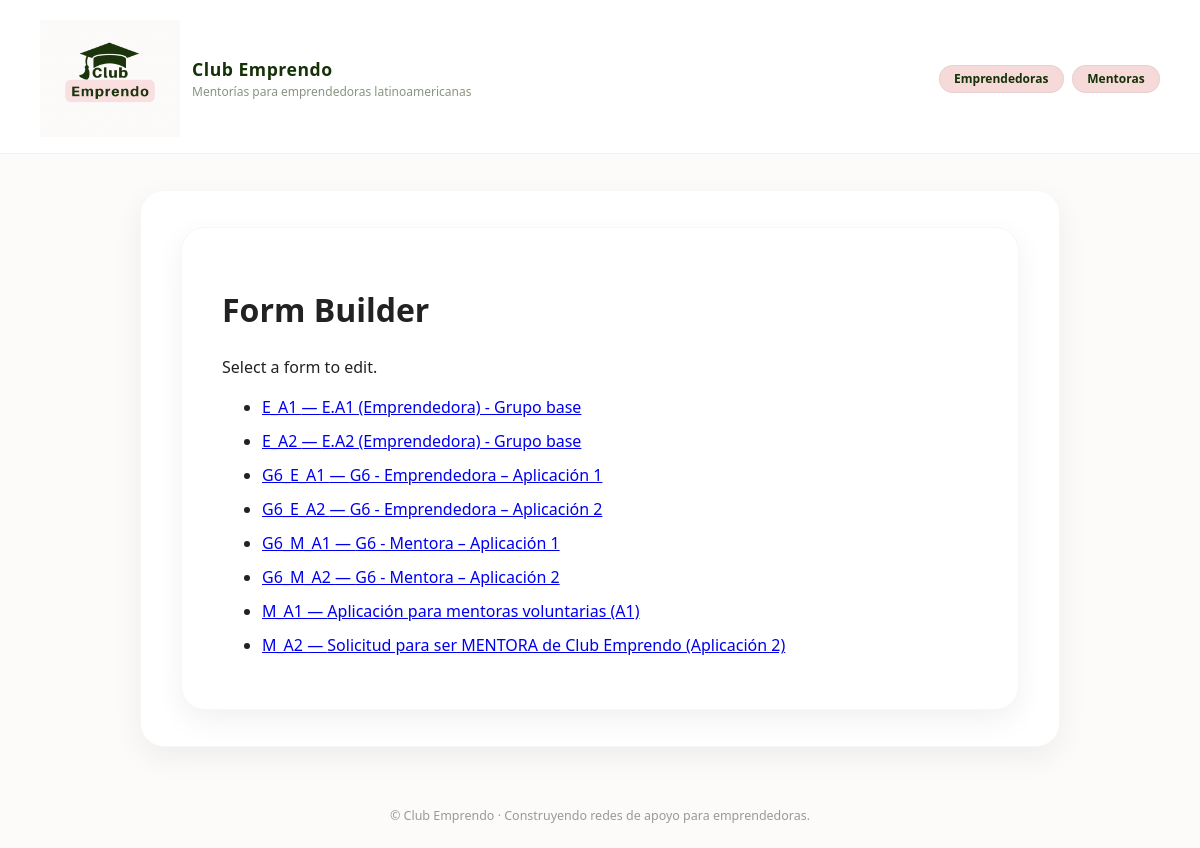
The app's page /builder/ (signed in), older data.
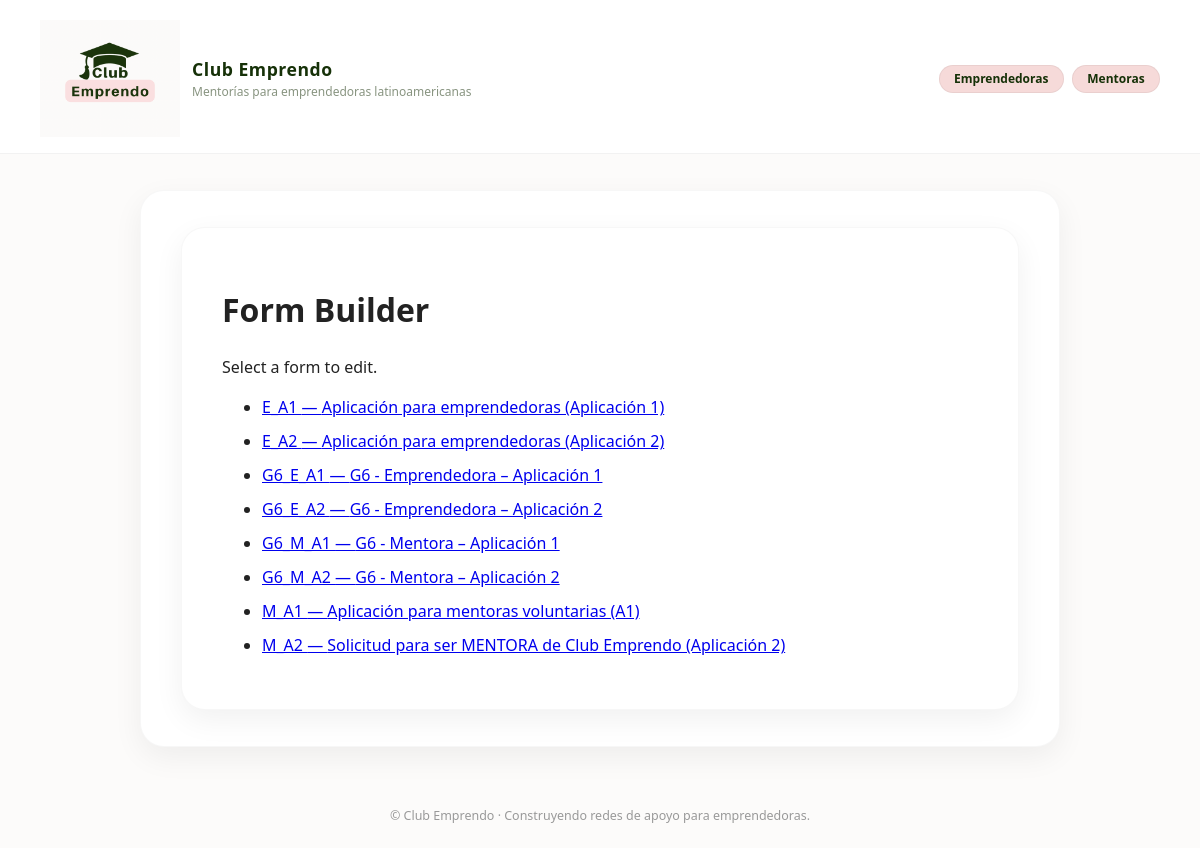
The same page, newer data.
### applications/models.py (models this page shows, shortened)
class FormDefinition(models.Model):
    slug = models.SlugField(unique=True)  # e.g. "E_A1" or "G6_E_A1"
    name = models.CharField(max_length=200)
    description = models.TextField(blank=True)
    is_master = models.BooleanField(default=False)
    group = models.ForeignKey(
        "applications.FormGroup",
        null=True,
        blank=True,
        on_delete=models.SET_NULL,
        related_name="forms",
    )
    is_public = models.BooleanField(
        default=True,
        help_text=(
            "Public forms are linked directly from the website (A1). "
            "A2 forms are private and used via invite link."
        ),
    )

### builder/views.py (the view)
# urls.py: path("", views.builder_home, name="home"),
@staff_member_required
def builder_home(request):
    forms = FormDefinition.objects.all().order_by("slug")
    return render(request, "builder/home.html", {"forms": forms})

### builder/templates/builder/home.html
{% extends "applications/base.html" %}
{% block content %}
  <div class="ce-card">
    <h1 class="ce-heading">Form Builder</h1>
    <p class="ce-muted">Select a form to edit.</p>
    <ul style="margin-top: 16px;">
      {% for f in forms %}
        <li style="margin: 10px 0;">
          <a href="{% url 'builder:form_editor' f.id %}">
            {{ f.slug }} — {{ f.name }}
          </a>
        </li>
      {% empty %}
        <li class="ce-muted">No FormDefinitions found yet.</li>
      {% endfor %}
    </ul>
  </div>
{% endblock %}

Row changes from the older to the newer data that the page shows:
changed FormDefinition "E_A1": name "E.A1 (Emprendedora) - Grupo base" → "Aplicación para emprendedoras (Aplicación 1)"
changed FormDefinition "E_A2": name "E.A2 (Emprendedora) - Grupo base" → "Aplicación para emprendedoras (Aplicación 2)"
